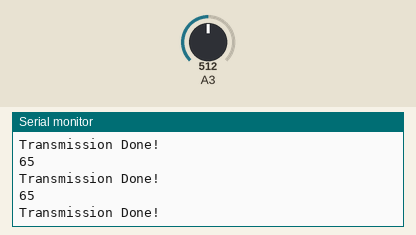
Recording of a sketch running on a simulated Arduino Uno, built with avr-gcc and run on an emulated ATmega328P. On the bench: the last lines printed to the serial monitor. The test bench sets the inputs (shaded band); at power-on: A3 = 512. No radio packets arrive unless stated.

Above: at 1.2 s.
1.3 s: A3 set to 587
At 1.8 s:
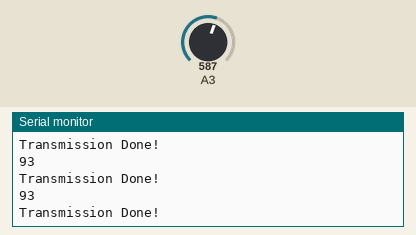
2.8 s: A3 set to 612
At 3.4 s:
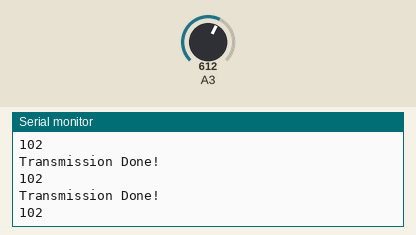
11.8 s: A3 set to 324
At 12.3 s:
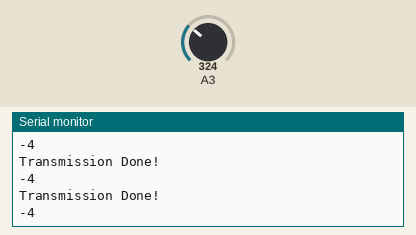
13.3 s: A3 set to 298
At 14.1 s:
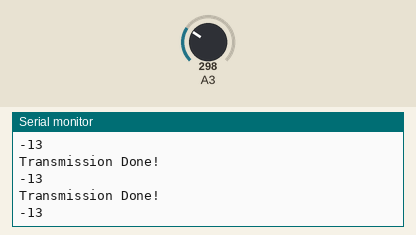
16.3 s: A3 set to 69
At 17.3 s:
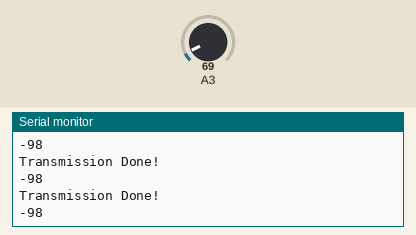
17.8 s: A3 set to 60
At 18.7 s:
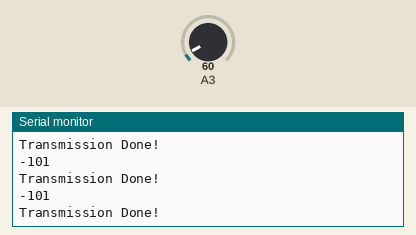
Timing chart, 0 to 20.3 s (numbered marks = the images above; inputs shaded):
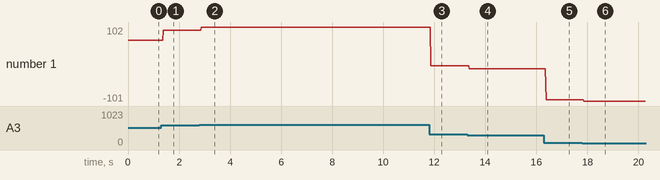

The sketch:

transmitter.ino
```cpp
//Transmitter Code
#include <SPI.h>
#include <nRF24L01.h>
#include <RF24.h>

RF24 radio(8, 10); // CE, CSN 9 8

struct Data {
  int potVal;
};

Data data;
const byte address[6] = "00001";


void setup() {
  pinMode(A3, INPUT);
  Serial.begin(9600);
  radio.begin();
  radio.openWritingPipe(address);
  radio.setPALevel(RF24_PA_MIN);
  radio.stopListening();
}

void loop() {

  data.potVal = map(analogRead(A3), 335, 1023, 0, 255);
  Serial.println(data.potVal);
  radio.write(&data, sizeof(Data));
  Serial.println("Transmission Done!");
}
```

Measured:
- the behaviour switches between 604 and 605 on A3 (found by bisection; images 1 and 2)
- the behaviour switches between 66 and 65 on A3 (found by bisection; images 5 and 6)
- after the input at 1.3 s, the serial monitor: prints a new line after 0.08 s (image 1)
- after the input at 2.8 s, the serial monitor: prints a new line after 0.08 s (image 2)
- after the input at 11.8 s, the serial monitor: prints a new line after 0.07 s (image 3)
- after the input at 13.3 s, the serial monitor: prints a new line after 0.07 s (image 4)
- after the input at 16.3 s, the serial monitor: prints a new line after 0.09 s (image 5)
- after the input at 17.8 s, the serial monitor: prints a new line after 0.07 s (image 6)
